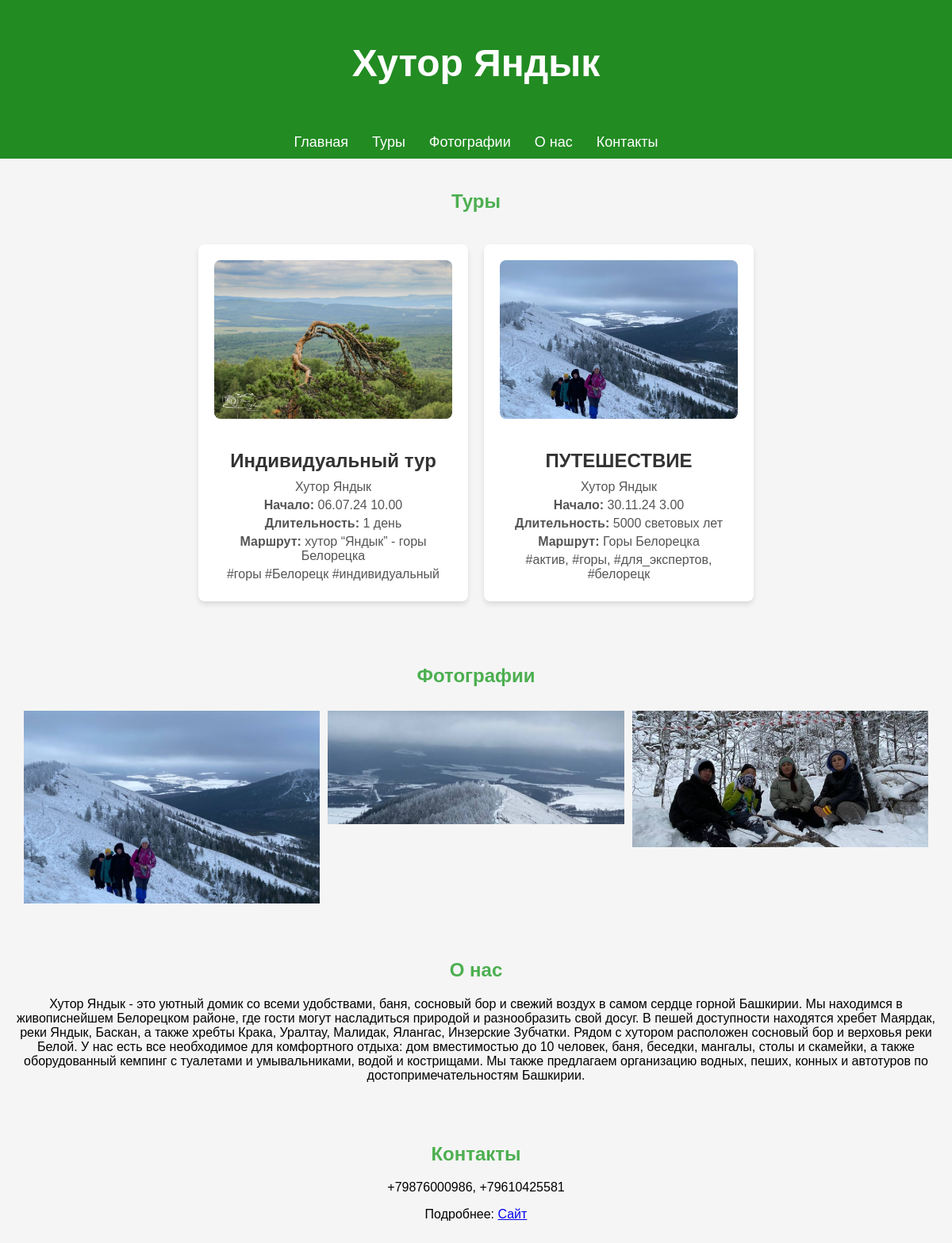
The app's page /agency/1, older data.
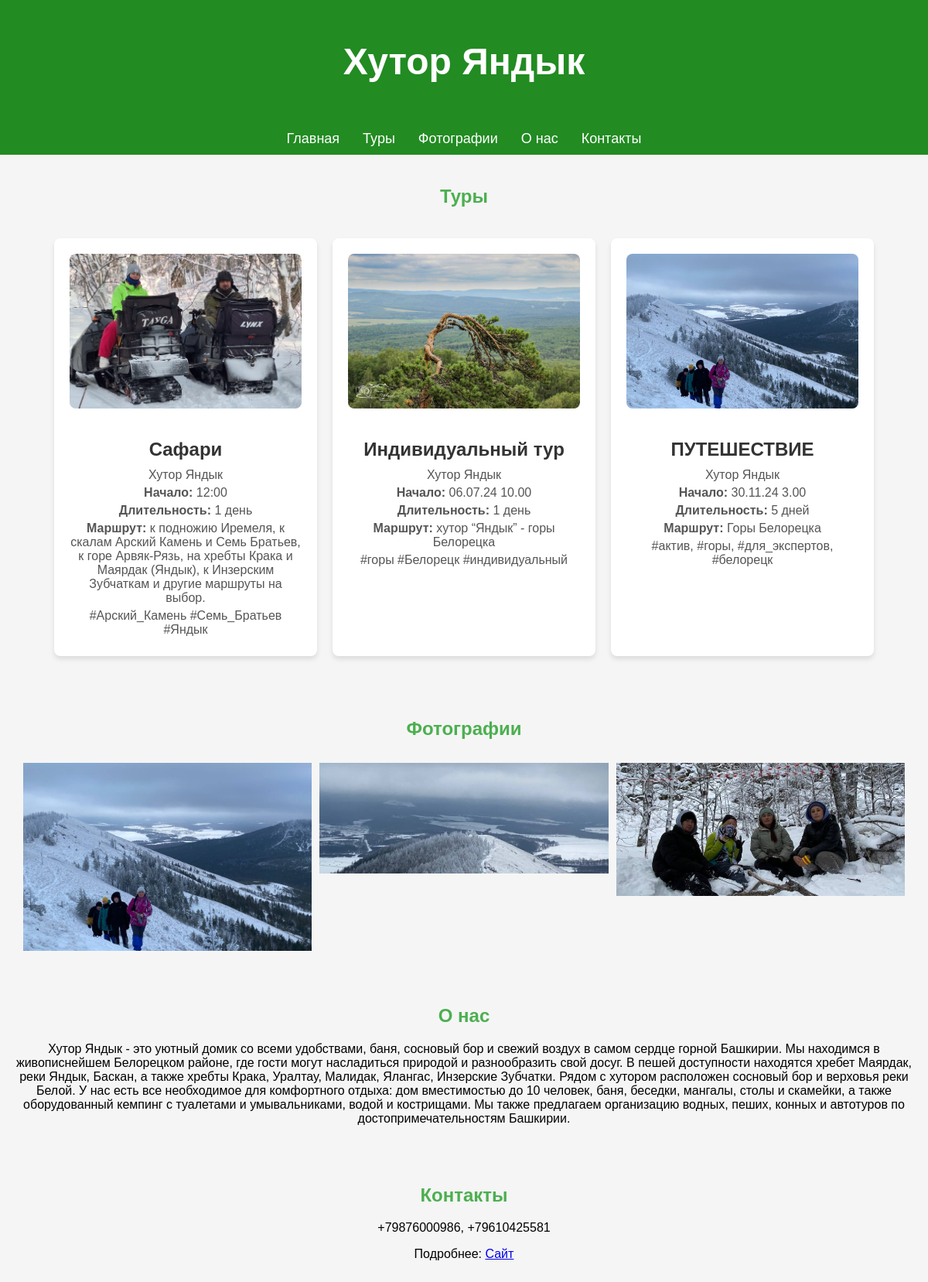
The same page, newer data.
### tables this page shows
CREATE TABLE tours (id INTEGER PRIMARY KEY AUTOINCREMENT, title varchar (255), start_time varchar (255), duration varchar (255), route varchar (255), tags varchar (255), tour_agency varchar (255), photo varchar (255), agency_id varchar (255));

### main.py (the view)
@app.get("/agency/{tour_agency_id}", response_class=HTMLResponse)
@limiter.limit("120/minute")
async def agency(request: Request, tour_agency_id: int):
    args = db.get_all_tours_agency(tour_agency_id)
    tour_list = [Tour(*args) for args in args]
    args = db.get_tour_agency(tour_agency_id)
    ag = Agency(*args)
    return templates.TemplateResponse(request=request, name="agency.html", context={'agency': ag, "tours": tour_list})

### templates/agency.html (shortened to what this page needs)
<!DOCTYPE html>
<html lang="ru">
<head>
  <link rel="stylesheet" href="/static/agency.css">
</head>
<body>
  <header>
    <h1>{{agency.title}}</h1>
  </header>
  <nav>
    <a href="/tours">Главная</a>
    <a href="#tours">Туры</a>
    <a href="#photos">Фотографии</a>
    <a href="#about">О нас</a>
    <a href="#contacts">Контакты</a>
  </nav>
  <section id="tours">
    <h2>Туры</h2>
    <div class="container">
      {% for tour in tours %}
        <div class="card" onclick="window.location.href='/tour/{{ tour.id }}'">
          {% if tour.photo %}
            <img src="/static/photo/{{ tour.photo }}" alt="Фото тура" class="card-photo">
          {% endif %}
          <h2>{{ tour.title }}</h2>
          <p class="agency">{{ tour.tour_agency }}</p>
          <p><strong>Начало:</strong> {{ tour.start_time }}</p>
          <p><strong>Длительность:</strong> {{ tour.duration }}</p>
          <p><strong>Маршрут:</strong> {{ tour.route }}</p>
          <p class="tags">{{ tour.tags }}</p>
        </div>
      {% endfor %}
    </div>
  </section>
  <section id="photos">
    <h2>Фотографии</h2>
    <div class="photo-grid">
      {% for image in agency.photo.split(',') %}
        <img class="photo_sigm" src="/static/photo/{{ image.strip() }}" alt="Фото отеля">
      {% endfor %}
    </div>
  </section>
  <section id="about">
    <h2>О нас</h2>
    <p>{{ agency.about_us }}</p>
  </section>
  <section id="contacts">
    <h2>Контакты</h2>
    <p>{{ agency.contacts|safe }}</p>
    <p>Подробнее: <a href="https://{{ agency.url }}">Сайт</a></p>
  </section>
</body>
</html>

Row changes from the older to the newer data that the page shows:
added tours: photo (picture), title "Сафари", tour_agency "Хутор Яндык", start_time "12:00", duration "1 день", route "к подножию Иремеля, к скалам Арский Камень и Cемь Братьев, к горе Арвяк-Рязь, на хребты Крака и Маярдак (Яндык), к Инзерским Зубчаткам и другие маршруты на выбор.", tags "#Арский_Камень #Cемь_Братьев #Яндык"
changed tours "ПУТЕШЕСТВИЕ": duration "5000 световых лет" → "5 дней"
